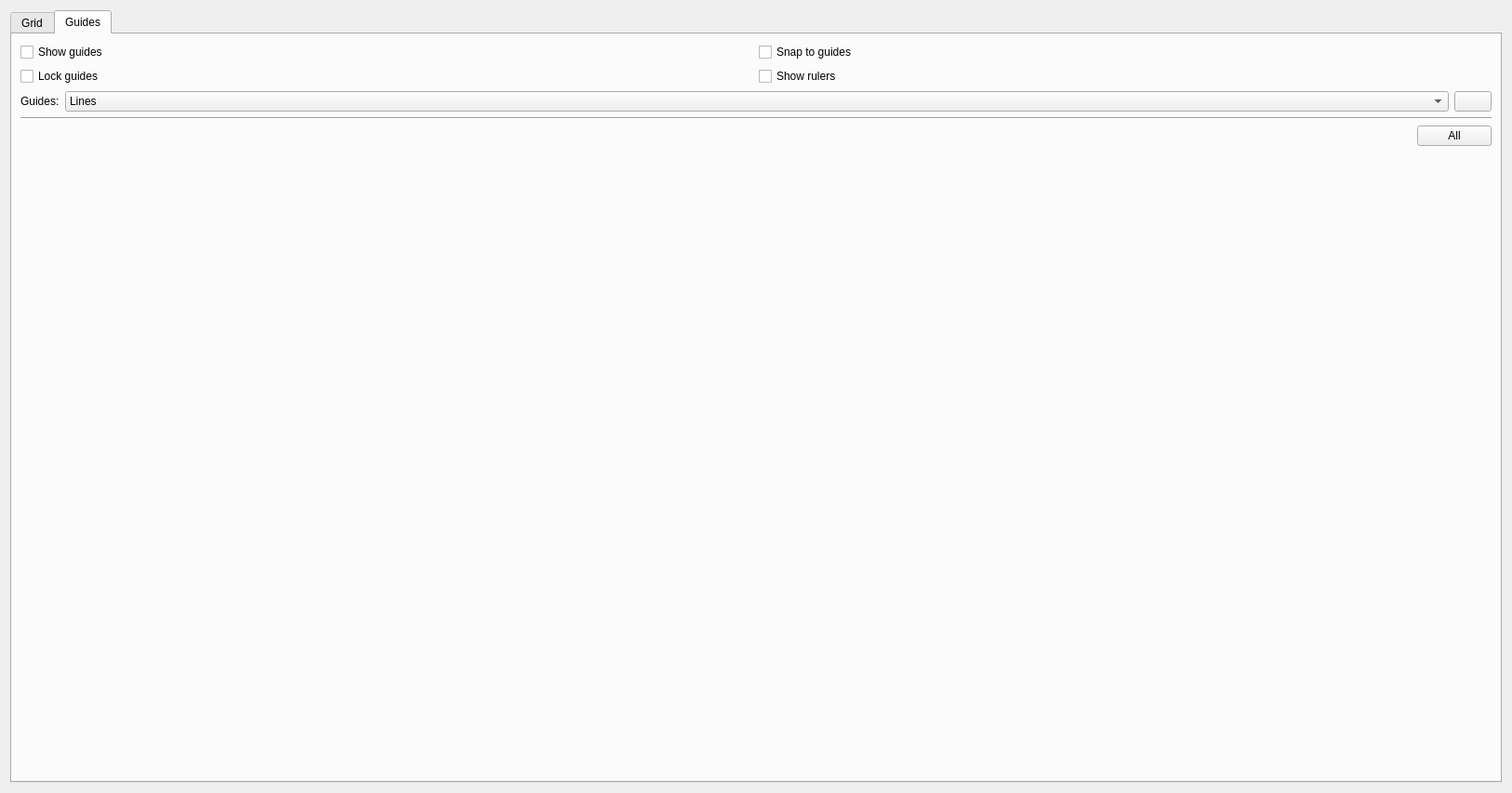
<?xml version="1.0" encoding="UTF-8"?>
<ui version="4.0">
 <author>
    SPDX-FileCopyrightText: none
    SPDX-License-Identifier: GPL-3.0-or-later
  </author>
 <class>GridConfigWidget</class>
 <widget class="QWidget" name="GridConfigWidget">
  <property name="geometry">
   <rect>
    <x>0</x>
    <y>0</y>
    <width>1626</width>
    <height>853</height>
   </rect>
  </property>
  <property name="minimumSize">
   <size>
    <width>30</width>
    <height>0</height>
   </size>
  </property>
  <layout class="QHBoxLayout" name="horizontalLayout_4">
   <item>
    <widget class="QTabWidget" name="tabWidget">
     <property name="sizePolicy">
      <sizepolicy hsizetype="Preferred" vsizetype="Preferred">
       <horstretch>0</horstretch>
       <verstretch>0</verstretch>
      </sizepolicy>
     </property>
     <property name="minimumSize">
      <size>
       <width>187</width>
       <height>280</height>
      </size>
     </property>
     <property name="currentIndex">
      <number>1</number>
     </property>
     <widget class="QWidget" name="tab">
      <attribute name="title">
       <string>Grid</string>
      </attribute>
      <layout class="QVBoxLayout" name="verticalLayout">
       <item>
        <layout class="QHBoxLayout" name="horizontalLayout">
         <property name="sizeConstraint">
          <enum>QLayout::SetDefaultConstraint</enum>
         </property>
         <item>
          <widget class="QCheckBox" name="chkShowGrid">
           <property name="sizePolicy">
            <sizepolicy hsizetype="Preferred" vsizetype="Fixed">
             <horstretch>0</horstretch>
             <verstretch>0</verstretch>
            </sizepolicy>
           </property>
           <property name="text">
            <string>Show grid</string>
           </property>
          </widget>
         </item>
         <item>
          <widget class="QCheckBox" name="chkSnapToGrid">
           <property name="sizePolicy">
            <sizepolicy hsizetype="Preferred" vsizetype="Fixed">
             <horstretch>0</horstretch>
             <verstretch>0</verstretch>
            </sizepolicy>
           </property>
           <property name="text">
            <string>Snap to grid</string>
           </property>
          </widget>
         </item>
        </layout>
       </item>
       <item>
        <layout class="QHBoxLayout" name="horizontalLayout_5">
         <item>
          <widget class="QLabel" name="label_4">
           <property name="sizePolicy">
            <sizepolicy hsizetype="Fixed" vsizetype="Preferred">
             <horstretch>0</horstretch>
             <verstretch>0</verstretch>
            </sizepolicy>
           </property>
           <property name="text">
            <string>Type:</string>
           </property>
          </widget>
         </item>
         <item>
          <widget class="QComboBox" name="gridTypeCombobox">
           <property name="sizePolicy">
            <sizepolicy hsizetype="Preferred" vsizetype="Preferred">
             <horstretch>0</horstretch>
             <verstretch>0</verstretch>
            </sizepolicy>
           </property>
          </widget>
         </item>
        </layout>
       </item>
       <item>
        <layout class="QGridLayout" name="isometricControlsLayout" columnstretch="0,0,0,0,0">
         <property name="sizeConstraint">
          <enum>QLayout::SetDefaultConstraint</enum>
         </property>
         <item row="7" column="2">
          <widget class="KComboBox" name="selectMainStyle">
           <property name="currentIndex">
            <number>0</number>
           </property>
           <item>
            <property name="text">
             <string comment="Grid line style - Solid Lines">Lines</string>
            </property>
           </item>
           <item>
            <property name="text">
             <string>Dashed</string>
            </property>
           </item>
           <item>
            <property name="text">
             <string>Dots</string>
            </property>
           </item>
          </widget>
         </item>
         <item row="0" column="0">
          <widget class="QLabel" name="leftAngleLabel">
           <property name="sizePolicy">
            <sizepolicy hsizetype="Fixed" vsizetype="Preferred">
             <horstretch>0</horstretch>
             <verstretch>0</verstretch>
            </sizepolicy>
           </property>
           <property name="text">
            <string>Left Angle:</string>
           </property>
          </widget>
         </item>
         <item row="3" column="0" colspan="2">
          <widget class="QLabel" name="cellSizeLabel">
           <property name="sizePolicy">
            <sizepolicy hsizetype="Minimum" vsizetype="Preferred">
             <horstretch>0</horstretch>
             <verstretch>0</verstretch>
            </sizepolicy>
           </property>
           <property name="text">
            <string>Cell Size:</string>
           </property>
          </widget>
         </item>
         <item row="9" column="0" colspan="2">
          <widget class="QLabel" name="lblVerticalStyle">
           <property name="sizePolicy">
            <sizepolicy hsizetype="Minimum" vsizetype="Preferred">
             <horstretch>0</horstretch>
             <verstretch>0</verstretch>
            </sizepolicy>
           </property>
           <property name="text">
            <string>Vertical Style:</string>
           </property>
           <property name="alignment">
            <set>Qt::AlignLeading|Qt::AlignLeft|Qt::AlignVCenter</set>
           </property>
          </widget>
         </item>
         <item row="2" column="0" colspan="2">
          <widget class="QLabel" name="cellSpacingLabel">
           <property name="sizePolicy">
            <sizepolicy hsizetype="Minimum" vsizetype="Preferred">
             <horstretch>0</horstretch>
             <verstretch>0</verstretch>
            </sizepolicy>
           </property>
           <property name="text">
            <string>Cell Spacing:</string>
           </property>
          </widget>
         </item>
         <item row="1" column="0">
          <widget class="QLabel" name="rightAngleLabel">
           <property name="sizePolicy">
            <sizepolicy hsizetype="Minimum" vsizetype="Preferred">
             <horstretch>0</horstretch>
             <verstretch>0</verstretch>
            </sizepolicy>
           </property>
           <property name="text">
            <string>Right Angle:</string>
           </property>
          </widget>
         </item>
         <item row="7" column="0" colspan="2">
          <widget class="QLabel" name="lblMainStyle">
           <property name="sizePolicy">
            <sizepolicy hsizetype="Fixed" vsizetype="Preferred">
             <horstretch>0</horstretch>
             <verstretch>0</verstretch>
            </sizepolicy>
           </property>
           <property name="text">
            <string>Main Style:</string>
           </property>
           <property name="alignment">
            <set>Qt::AlignLeading|Qt::AlignLeft|Qt::AlignVCenter</set>
           </property>
          </widget>
         </item>
         <item row="0" column="1">
          <widget class="QCheckBox" name="chkLeftAngleActive">
           <property name="sizePolicy">
            <sizepolicy hsizetype="Maximum" vsizetype="Fixed">
             <horstretch>0</horstretch>
             <verstretch>0</verstretch>
            </sizepolicy>
           </property>
           <property name="text">
            <string/>
           </property>
          </widget>
         </item>
         <item row="6" column="0" colspan="2">
          <widget class="QLabel" name="lblSubdivision">
           <property name="text">
            <string>Subdivision:</string>
           </property>
          </widget>
         </item>
         <item row="9" column="2">
          <widget class="KComboBox" name="selectVerticalStyle">
           <property name="currentIndex">
            <number>0</number>
           </property>
           <item>
            <property name="text">
             <string comment="Grid line style - Solid Lines">Lines</string>
            </property>
           </item>
           <item>
            <property name="text">
             <string>Dashed</string>
            </property>
           </item>
           <item>
            <property name="text">
             <string>Dots</string>
            </property>
           </item>
           <item>
            <property name="text">
             <string>None</string>
            </property>
           </item>
          </widget>
         </item>
         <item row="8" column="0" colspan="2">
          <widget class="QLabel" name="lblSubdivisionStyle">
           <property name="sizePolicy">
            <sizepolicy hsizetype="Minimum" vsizetype="Preferred">
             <horstretch>0</horstretch>
             <verstretch>0</verstretch>
            </sizepolicy>
           </property>
           <property name="text">
            <string>Subdivision Style:</string>
           </property>
           <property name="alignment">
            <set>Qt::AlignLeading|Qt::AlignLeft|Qt::AlignVCenter</set>
           </property>
          </widget>
         </item>
         <item row="1" column="1">
          <widget class="QCheckBox" name="chkRightAngleActive">
           <property name="sizePolicy">
            <sizepolicy hsizetype="Maximum" vsizetype="Fixed">
             <horstretch>0</horstretch>
             <verstretch>0</verstretch>
            </sizepolicy>
           </property>
           <property name="text">
            <string/>
           </property>
          </widget>
         </item>
         <item row="8" column="2">
          <widget class="KComboBox" name="selectSubdivisionStyle">
           <property name="currentIndex">
            <number>1</number>
           </property>
           <item>
            <property name="text">
             <string comment="Grid line style - Solid Lines">Lines</string>
            </property>
           </item>
           <item>
            <property name="text">
             <string>Dashed</string>
            </property>
           </item>
           <item>
            <property name="text">
             <string>Dots</string>
            </property>
           </item>
          </widget>
         </item>
         <item row="4" column="4" rowspan="2">
          <widget class="KoAspectButton" name="spacingAspectButton" native="true">
           <property name="sizePolicy">
            <sizepolicy hsizetype="Fixed" vsizetype="Fixed">
             <horstretch>0</horstretch>
             <verstretch>0</verstretch>
            </sizepolicy>
           </property>
           <property name="minimumSize">
            <size>
             <width>24</width>
             <height>24</height>
            </size>
           </property>
          </widget>
         </item>
         <item row="0" column="2" colspan="2">
          <widget class="KisAngleSelector" name="angleLeftAngleSelector" native="true">
           <property name="sizePolicy">
            <sizepolicy hsizetype="MinimumExpanding" vsizetype="Preferred">
             <horstretch>0</horstretch>
             <verstretch>0</verstretch>
            </sizepolicy>
           </property>
          </widget>
         </item>
         <item row="1" column="2" colspan="2">
          <widget class="KisAngleSelector" name="angleRightAngleSelector" native="true">
           <property name="sizePolicy">
            <sizepolicy hsizetype="MinimumExpanding" vsizetype="Preferred">
             <horstretch>0</horstretch>
             <verstretch>0</verstretch>
            </sizepolicy>
           </property>
          </widget>
         </item>
         <item row="0" column="4" rowspan="2">
          <widget class="KoAspectButton" name="angleAspectButton" native="true">
           <property name="sizePolicy">
            <sizepolicy hsizetype="Fixed" vsizetype="Fixed">
             <horstretch>0</horstretch>
             <verstretch>0</verstretch>
            </sizepolicy>
           </property>
           <property name="minimumSize">
            <size>
             <width>24</width>
             <height>24</height>
            </size>
           </property>
          </widget>
         </item>
         <item row="2" column="2" colspan="3">
          <widget class="QSpinBox" name="cellSpacingSpinbox">
           <property name="sizePolicy">
            <sizepolicy hsizetype="MinimumExpanding" vsizetype="Fixed">
             <horstretch>0</horstretch>
             <verstretch>0</verstretch>
            </sizepolicy>
           </property>
           <property name="suffix">
            <string/>
           </property>
           <property name="minimum">
            <number>10</number>
           </property>
           <property name="maximum">
            <number>1000</number>
           </property>
           <property name="value">
            <number>30</number>
           </property>
          </widget>
         </item>
         <item row="3" column="2" colspan="3">
          <widget class="QSpinBox" name="cellSizeSpinbox">
           <property name="sizePolicy">
            <sizepolicy hsizetype="MinimumExpanding" vsizetype="Fixed">
             <horstretch>0</horstretch>
             <verstretch>0</verstretch>
            </sizepolicy>
           </property>
           <property name="suffix">
            <string/>
           </property>
           <property name="minimum">
            <number>10</number>
           </property>
           <property name="maximum">
            <number>1000</number>
           </property>
           <property name="value">
            <number>30</number>
           </property>
          </widget>
         </item>
         <item row="4" column="2" colspan="2">
          <widget class="KisIntParseSpinBox" name="intHSpacing">
           <property name="sizePolicy">
            <sizepolicy hsizetype="MinimumExpanding" vsizetype="Fixed">
             <horstretch>0</horstretch>
             <verstretch>0</verstretch>
            </sizepolicy>
           </property>
           <property name="suffix">
            <string> px</string>
           </property>
           <property name="minimum">
            <number>1</number>
           </property>
           <property name="maximum">
            <number>500</number>
           </property>
           <property name="value">
            <number>10</number>
           </property>
          </widget>
         </item>
         <item row="5" column="2" colspan="2">
          <widget class="KisIntParseSpinBox" name="intVSpacing">
           <property name="sizePolicy">
            <sizepolicy hsizetype="MinimumExpanding" vsizetype="Fixed">
             <horstretch>0</horstretch>
             <verstretch>0</verstretch>
            </sizepolicy>
           </property>
           <property name="suffix">
            <string> px</string>
           </property>
           <property name="minimum">
            <number>1</number>
           </property>
           <property name="maximum">
            <number>500</number>
           </property>
           <property name="value">
            <number>10</number>
           </property>
          </widget>
         </item>
         <item row="6" column="2" colspan="3">
          <widget class="KisIntParseSpinBox" name="intSubdivision">
           <property name="sizePolicy">
            <sizepolicy hsizetype="MinimumExpanding" vsizetype="Fixed">
             <horstretch>0</horstretch>
             <verstretch>0</verstretch>
            </sizepolicy>
           </property>
           <property name="minimum">
            <number>1</number>
           </property>
           <property name="maximum">
            <number>10</number>
           </property>
           <property name="value">
            <number>2</number>
           </property>
          </widget>
         </item>
         <item row="7" column="3" colspan="2">
          <widget class="KColorButton" name="colorMain">
           <property name="sizePolicy">
            <sizepolicy hsizetype="Minimum" vsizetype="Fixed">
             <horstretch>0</horstretch>
             <verstretch>0</verstretch>
            </sizepolicy>
           </property>
           <property name="minimumSize">
            <size>
             <width>30</width>
             <height>0</height>
            </size>
           </property>
           <property name="text">
            <string/>
           </property>
          </widget>
         </item>
         <item row="8" column="3" colspan="2">
          <widget class="KColorButton" name="colorSubdivision">
           <property name="sizePolicy">
            <sizepolicy hsizetype="Minimum" vsizetype="Fixed">
             <horstretch>0</horstretch>
             <verstretch>0</verstretch>
            </sizepolicy>
           </property>
           <property name="minimumSize">
            <size>
             <width>30</width>
             <height>0</height>
            </size>
           </property>
           <property name="text">
            <string/>
           </property>
           <property name="color" stdset="0">
            <color>
             <red>0</red>
             <green>0</green>
             <blue>0</blue>
            </color>
           </property>
           <property name="defaultColor" stdset="0">
            <color>
             <red>0</red>
             <green>0</green>
             <blue>0</blue>
            </color>
           </property>
          </widget>
         </item>
         <item row="9" column="3" colspan="2">
          <widget class="KColorButton" name="colorVertical">
           <property name="sizePolicy">
            <sizepolicy hsizetype="Minimum" vsizetype="Fixed">
             <horstretch>0</horstretch>
             <verstretch>0</verstretch>
            </sizepolicy>
           </property>
           <property name="minimumSize">
            <size>
             <width>30</width>
             <height>0</height>
            </size>
           </property>
           <property name="text">
            <string/>
           </property>
           <property name="color" stdset="0">
            <color>
             <red>0</red>
             <green>0</green>
             <blue>0</blue>
            </color>
           </property>
           <property name="defaultColor" stdset="0">
            <color>
             <red>0</red>
             <green>0</green>
             <blue>0</blue>
            </color>
           </property>
          </widget>
         </item>
         <item row="4" column="0">
          <widget class="QLabel" name="lblXSpacing">
           <property name="sizePolicy">
            <sizepolicy hsizetype="Minimum" vsizetype="Preferred">
             <horstretch>0</horstretch>
             <verstretch>0</verstretch>
            </sizepolicy>
           </property>
           <property name="text">
            <string>X spacing:</string>
           </property>
          </widget>
         </item>
         <item row="5" column="0">
          <widget class="QLabel" name="lblYSpacing">
           <property name="sizePolicy">
            <sizepolicy hsizetype="Minimum" vsizetype="Preferred">
             <horstretch>0</horstretch>
             <verstretch>0</verstretch>
            </sizepolicy>
           </property>
           <property name="text">
            <string>Y spacing:</string>
           </property>
          </widget>
         </item>
         <item row="4" column="1">
          <widget class="QCheckBox" name="chkXSpacingActive">
           <property name="sizePolicy">
            <sizepolicy hsizetype="Maximum" vsizetype="Fixed">
             <horstretch>0</horstretch>
             <verstretch>0</verstretch>
            </sizepolicy>
           </property>
           <property name="text">
            <string/>
           </property>
          </widget>
         </item>
         <item row="5" column="1">
          <widget class="QCheckBox" name="chkYSpacingActive">
           <property name="sizePolicy">
            <sizepolicy hsizetype="Maximum" vsizetype="Fixed">
             <horstretch>0</horstretch>
             <verstretch>0</verstretch>
            </sizepolicy>
           </property>
           <property name="text">
            <string/>
           </property>
          </widget>
         </item>
        </layout>
       </item>
       <item>
        <widget class="QCheckBox" name="chkOffset">
         <property name="sizePolicy">
          <sizepolicy hsizetype="MinimumExpanding" vsizetype="Fixed">
           <horstretch>0</horstretch>
           <verstretch>0</verstretch>
          </sizepolicy>
         </property>
         <property name="minimumSize">
          <size>
           <width>107</width>
           <height>22</height>
          </size>
         </property>
         <property name="baseSize">
          <size>
           <width>0</width>
           <height>0</height>
          </size>
         </property>
         <property name="text">
          <string>Grid Offset</string>
         </property>
         <property name="checked">
          <bool>false</bool>
         </property>
        </widget>
       </item>
       <item>
        <layout class="QHBoxLayout" name="horizontalLayout_3">
         <item>
          <layout class="QGridLayout" name="gridLayout_2">
           <item row="0" column="1">
            <widget class="KisIntParseSpinBox" name="intXOffset">
             <property name="sizePolicy">
              <sizepolicy hsizetype="MinimumExpanding" vsizetype="Fixed">
               <horstretch>0</horstretch>
               <verstretch>0</verstretch>
              </sizepolicy>
             </property>
             <property name="suffix">
              <string> px</string>
             </property>
             <property name="maximum">
              <number>500</number>
             </property>
             <property name="value">
              <number>0</number>
             </property>
            </widget>
           </item>
           <item row="0" column="0">
            <widget class="QLabel" name="lblXOffset">
             <property name="sizePolicy">
              <sizepolicy hsizetype="Maximum" vsizetype="Fixed">
               <horstretch>0</horstretch>
               <verstretch>0</verstretch>
              </sizepolicy>
             </property>
             <property name="text">
              <string>X:</string>
             </property>
            </widget>
           </item>
          </layout>
         </item>
         <item>
          <widget class="KoAspectButton" name="offsetAspectButton" native="true">
           <property name="sizePolicy">
            <sizepolicy hsizetype="Fixed" vsizetype="Fixed">
             <horstretch>0</horstretch>
             <verstretch>0</verstretch>
            </sizepolicy>
           </property>
           <property name="minimumSize">
            <size>
             <width>24</width>
             <height>24</height>
            </size>
           </property>
          </widget>
         </item>
         <item>
          <widget class="QLabel" name="lblYOffset">
           <property name="sizePolicy">
            <sizepolicy hsizetype="Maximum" vsizetype="Fixed">
             <horstretch>0</horstretch>
             <verstretch>0</verstretch>
            </sizepolicy>
           </property>
           <property name="text">
            <string>Y:</string>
           </property>
          </widget>
         </item>
         <item>
          <widget class="KisIntParseSpinBox" name="intYOffset">
           <property name="sizePolicy">
            <sizepolicy hsizetype="MinimumExpanding" vsizetype="Fixed">
             <horstretch>0</horstretch>
             <verstretch>0</verstretch>
            </sizepolicy>
           </property>
           <property name="suffix">
            <string> px</string>
           </property>
           <property name="maximum">
            <number>500</number>
           </property>
           <property name="value">
            <number>0</number>
           </property>
          </widget>
         </item>
        </layout>
       </item>
       <item>
        <spacer name="verticalSpacer">
         <property name="orientation">
          <enum>Qt::Vertical</enum>
         </property>
         <property name="sizeHint" stdset="0">
          <size>
           <width>20</width>
           <height>40</height>
          </size>
         </property>
        </spacer>
       </item>
      </layout>
     </widget>
     <widget class="QWidget" name="tab_2">
      <attribute name="title">
       <string>Guides</string>
      </attribute>
      <layout class="QVBoxLayout" name="verticalLayout_4">
       <item>
        <layout class="QVBoxLayout" name="verticalLayout_2">
         <item>
          <layout class="QGridLayout" name="gridLayout_4">
           <item row="0" column="0">
            <widget class="QCheckBox" name="chkShowGuides">
             <property name="text">
              <string>Show guides</string>
             </property>
            </widget>
           </item>
           <item row="0" column="1">
            <widget class="QCheckBox" name="chkSnapToGuides">
             <property name="text">
              <string>Snap to guides</string>
             </property>
            </widget>
           </item>
           <item row="1" column="0">
            <widget class="QCheckBox" name="chkLockGuides">
             <property name="text">
              <string>Lock guides</string>
             </property>
            </widget>
           </item>
           <item row="1" column="1">
            <widget class="QCheckBox" name="chkShowRulers">
             <property name="text">
              <string>Show rulers</string>
             </property>
            </widget>
           </item>
          </layout>
         </item>
         <item>
          <layout class="QHBoxLayout" name="horizontalLayout_2">
           <item>
            <widget class="QLabel" name="lblGuidesStyle">
             <property name="sizePolicy">
              <sizepolicy hsizetype="Fixed" vsizetype="Preferred">
               <horstretch>0</horstretch>
               <verstretch>0</verstretch>
              </sizepolicy>
             </property>
             <property name="text">
              <string>Guides:</string>
             </property>
             <property name="alignment">
              <set>Qt::AlignLeading|Qt::AlignLeft|Qt::AlignVCenter</set>
             </property>
            </widget>
           </item>
           <item>
            <widget class="KComboBox" name="selectGuidesStyle">
             <property name="currentIndex">
              <number>0</number>
             </property>
             <item>
              <property name="text">
               <string comment="Grid line style - Solid Lines">Lines</string>
              </property>
             </item>
             <item>
              <property name="text">
               <string>Dashed</string>
              </property>
             </item>
             <item>
              <property name="text">
               <string>Dots</string>
              </property>
             </item>
            </widget>
           </item>
           <item>
            <widget class="KColorButton" name="colorGuides">
             <property name="sizePolicy">
              <sizepolicy hsizetype="Fixed" vsizetype="Fixed">
               <horstretch>0</horstretch>
               <verstretch>0</verstretch>
              </sizepolicy>
             </property>
             <property name="minimumSize">
              <size>
               <width>30</width>
               <height>0</height>
              </size>
             </property>
             <property name="text">
              <string/>
             </property>
             <property name="color" stdset="0">
              <color>
               <red>0</red>
               <green>0</green>
               <blue>0</blue>
              </color>
             </property>
             <property name="defaultColor" stdset="0">
              <color>
               <red>0</red>
               <green>0</green>
               <blue>0</blue>
              </color>
             </property>
            </widget>
           </item>
          </layout>
         </item>
        </layout>
       </item>
       <item>
        <widget class="Line" name="line_2">
         <property name="orientation">
          <enum>Qt::Horizontal</enum>
         </property>
        </widget>
       </item>
       <item>
        <layout class="QHBoxLayout" name="horizontalLayout_7">
         <item>
          <widget class="QToolButton" name="loadGuidesButton">
           <property name="toolTip">
            <string>Load Guide Set</string>
           </property>
           <property name="text">
            <string/>
           </property>
           <property name="iconSize">
            <size>
             <width>16</width>
             <height>16</height>
            </size>
           </property>
           <property name="autoRaise">
            <bool>true</bool>
           </property>
          </widget>
         </item>
         <item>
          <widget class="QToolButton" name="saveGuidesButton">
           <property name="toolTip">
            <string>Save Guide Set</string>
           </property>
           <property name="text">
            <string/>
           </property>
           <property name="autoRaise">
            <bool>true</bool>
           </property>
          </widget>
         </item>
         <item>
          <spacer name="horizontalSpacer_2">
           <property name="orientation">
            <enum>Qt::Horizontal</enum>
           </property>
           <property name="sizeHint" stdset="0">
            <size>
             <width>40</width>
             <height>20</height>
            </size>
           </property>
          </spacer>
         </item>
         <item>
          <widget class="QPushButton" name="deleteAllGuidesButton">
           <property name="text">
            <string>All</string>
           </property>
           <property name="iconSize">
            <size>
             <width>16</width>
             <height>16</height>
            </size>
           </property>
          </widget>
         </item>
        </layout>
       </item>
       <item>
        <spacer name="verticalSpacer_2">
         <property name="orientation">
          <enum>Qt::Vertical</enum>
         </property>
         <property name="sizeHint" stdset="0">
          <size>
           <width>20</width>
           <height>40</height>
          </size>
         </property>
        </spacer>
       </item>
      </layout>
     </widget>
    </widget>
   </item>
  </layout>
 </widget>
 <customwidgets>
  <customwidget>
   <class>KComboBox</class>
   <extends>QComboBox</extends>
   <header>kcombobox.h</header>
  </customwidget>
  <customwidget>
   <class>KColorButton</class>
   <extends>QPushButton</extends>
   <header>kcolorbutton.h</header>
   <container>1</container>
  </customwidget>
  <customwidget>
   <class>KoAspectButton</class>
   <extends>QWidget</extends>
   <header>KoAspectButton.h</header>
   <container>1</container>
  </customwidget>
  <customwidget>
   <class>KisIntParseSpinBox</class>
   <extends>QSpinBox</extends>
   <header>kis_int_parse_spin_box.h</header>
  </customwidget>
  <customwidget>
   <class>KisAngleSelector</class>
   <extends>QWidget</extends>
   <header location="global">KisAngleSelector.h</header>
   <container>1</container>
  </customwidget>
 </customwidgets>
 <resources/>
 <connections/>
</ui>
